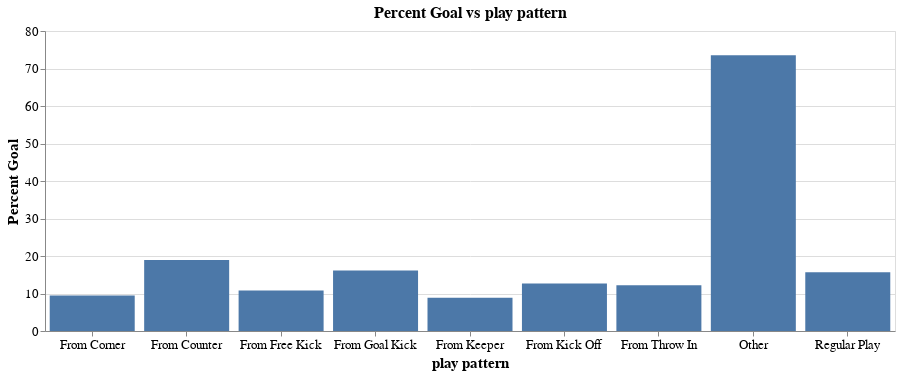

Notebook code for this chart:
### Markdown cell above
#### 2.3.3 Percent goals by player pattern

### Code cell
plot_percent_goal_vs_attr("play pattern", "bar")

### Figure 1 — Vega-Lite specification as saved in the notebook (floating-point values rounded to 4 significant figures)
{"$schema": "https://vega.github.io/schema/vega-lite/v3.4.0.json", "config": {"axis": {"labelFontSize": 13, "titleFontSize": 15}, "mark": {"tooltip": null}, "title": {"fontSize": 16}, "view": {"height": 300, "width": 400}}, "data": {"name": "data-5f64bd31bf725b59e6cd912bc838a60f"}, "datasets": {"data-5f64bd31bf725b59e6cd912bc838a60f": [{"Goal": 87, "No Goal": 831, "Percent Goal": 9.477, "play pattern": "From Corner"}, {"Goal": 51, "No Goal": 218, "Percent Goal": 18.96, "play pattern": "From Counter"}, {"Goal": 187, "No Goal": 1545, "Percent Goal": 10.8, "play pattern": "From Free Kick"}, {"Goal": 39, "No Goal": 203, "Percent Goal": 16.12, "play pattern": "From Goal Kick"}, {"Goal": 7, "No Goal": 72, "Percent Goal": 8.861, "play pattern": "From Keeper"}, {"Goal": 11, "No Goal": 76, "Percent Goal": 12.64, "play pattern": "From Kick Off"}, {"Goal": 129, "No Goal": 928, "Percent Goal": 12.2, "play pattern": "From Throw In"}, {"Goal": 75, "No Goal": 27, "Percent Goal": 73.53, "play pattern": "Other"}, {"Goal": 364, "No Goal": 1959, "Percent Goal": 15.67, "play pattern": "Regular Play"}]}, "encoding": {"x": {"axis": {"labelAngle": 0, "title": "play pattern"}, "field": "play pattern", "type": "nominal"}, "y": {"axis": {"title": "Percent Goal"}, "field": "Percent Goal", "type": "quantitative"}}, "height": 300, "mark": "bar", "title": "Percent Goal vs play pattern", "width": 850}
